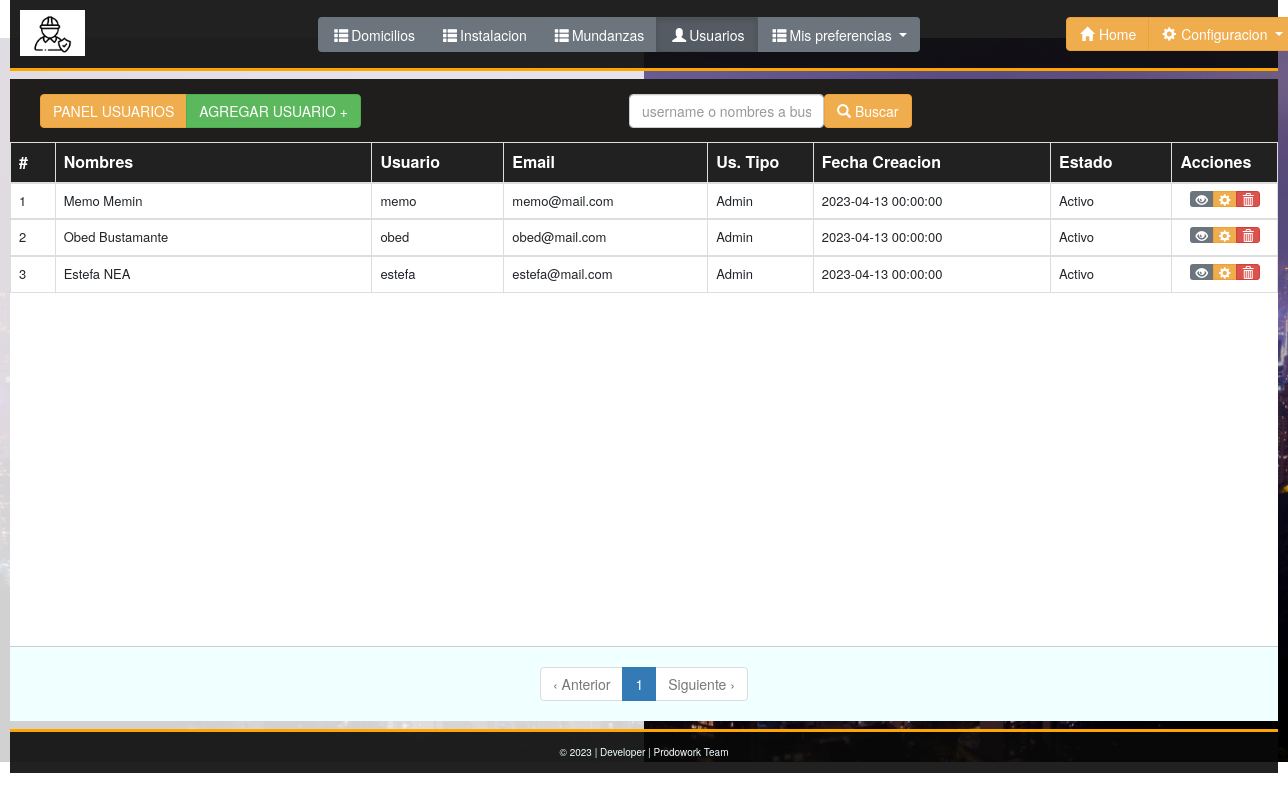
The app's page /users.php (signed in) with its own data.
### tables this page shows
CREATE TABLE IF NOT EXISTS `users` (
  `user_id` int NOT NULL AUTO_INCREMENT COMMENT 'Auto incrementar user_id de cada usuario, índice único',
  `firstname` varchar(20) NOT NULL,
  `lastname` varchar(20) NOT NULL,
  `user_name` varchar(64) NOT NULL COMMENT 'Nombre de usuario, único',
  `user_password_hash` varchar(255) NOT NULL COMMENT 'user''s password in salted and hashed format',
  `user_email` varchar(64) NOT NULL COMMENT 'user''s email, unique',
  `id_tipo` int NOT NULL,
  `date_added` datetime NOT NULL,
  `intentos` int NOT NULL,
  `ultimo_ingreso` datetime DEFAULT NULL,
  `estado` varchar(10) DEFAULT NULL,
  PRIMARY KEY (`user_id`),
  UNIQUE KEY `user_name` (`user_name`),
  UNIQUE KEY `user_email` (`user_email`)
);

### include/paginadousers.php (the view, shortened to what this page needs)
<link rel="stylesheet" href="css/style.css" />
<div class="container-fluid  outer_div" style="padding:0px;">
    <?php
    $sTable = "users";
    $sWhere = "";
    $sWhere .= " order by user_id desc";
    $page = (isset($_REQUEST['page']) && !empty($_REQUEST['page'])) ? $_REQUEST['page'] : 1;
    $per_page = 10;
    $adjacents  = 4;
    $offset = ($page - 1) * $per_page;
    $count_query   = mysqli_query($con, "SELECT count(*) AS numrows FROM $sTable  $sWhere");
    $row = mysqli_fetch_array($count_query);
    $numrows = $row['numrows'];
    $total_pages = ceil($numrows / $per_page);
    $reload = '?.php';
    $sql = "SELECT * FROM  $sTable $sWhere LIMIT $offset,$per_page";
    $query = mysqli_query($con, $sql);
    ?>
    <div class="boxscroll">
        <table class="table table-bordered">
            <tr style="background-color:  rgb(9, 9, 9, 0.9); color:white ;">
                <th>#</th>
                <th class="row col-3">Nombres</th>
                <th>Usuario</th>
                <th>Email</th>
                <th class="row col-1">Us. Tipo</th>
                <th>Fecha Creacion</th>
                <th>Estado</th>
                <th>Acciones</th>
            </tr>
            <?php
            $number = 0;
            if ($result = ($query)) {
                while ($row = mysqli_fetch_array($result)) {
                    $number++;
                    $userid = $row["user_id"];
                    $name = $row["firstname"];
                    $lastname = $row["lastname"];
                    $username = $row["user_name"];
                    $email = $row["user_email"];
                    $tipo = $row["id_tipo"];
                    $dateadd = $row["date_added"];
                    $status = $row["estado"];
                    $passcifred = $row["user_password_hash"];
                    $perfil = "Invalido";
                    if ($tipo == 1) {
                        $perfil = "Admin";
                    }
                    $cargardatos = $userid . "||" . $name . "||" . $lastname . "||" . $username . "||" . $email . "||" . $tipo . "||" . $dateadd . "||" . $status . "||" . $passcifred;
            ?>
                    <tbody id="myTable">
                        <tr>
                            <td><?php echo $number ?></td>
                            <td><?php echo $name . ' ' . $lastname ?></td>
                            <td><?php echo $username ?></td>
                            <td><?php echo $email ?></td>
                            <td><?php echo $perfil ?></td>
                            <td><?php echo $dateadd ?></td>
                            <td><?php echo $status ?></td>
                            <td align="center" style="font-size: 12px; padding:0;" class="col-1">
                                <div class="btn btn-group row">
                                    <button onclick="ver('<?php echo $cargardatos ?>')" type="button" title="Ver Registro" class="btn btn-secondary  btn-xs" data-toggle="modal" data-target="#leeruser">
                                        <span class="glyphicon glyphicon-eye-open"></span></a>
                                        <button onclick="cargardatoseditar('<?php echo $cargardatos ?>')" type="button" title="Editar Registro" class="btn btn-warning btn-xs" data-toggle="modal" data-target="#editarmodal">
                                            <span class="glyphicon glyphicon-cog"></span></button>
                                        <a class="btn btn-danger  btn-xs" title="Eliminar Registro" href="crudusers/eliminaruser.php?id=<?php echo $userid ?>" onclick="return confirmar('Seguro que desea eliminar este registro?!')">
                                            <span class="glyphicon glyphicon-trash"></span></a>
                                </div>
                            </td>
                        </tr>
                    </tbody>
            <?php
                }
            }
            ?>
        </table>
    </div>
    <div class="d-flex justify-content-center" style="background-color:azure; margin:auto; padding:0px; border-top: 1px solid #ccc">
        <?php
        echo paginate($reload, $page, $total_pages, $adjacents);
        ?>
    </div>
</div>

### users.php (shortened to what this page needs)
<html lang="en">
<head>
    <?php
    include('include/header.php');
    ?>
</head>
<body>
    <div class="container-fluid" style="margin: auto; max-width: 100%; max-height:100%; padding: 0 10px;">
        <?php include('include/banner.php'); ?>
        <div class="container-fluid col-11" style="background-color:white; margin: 0; max-width: 100%; max-height: 100%; padding:0; margin-top: 8px;">
            <div class="row container-fluid" style="background-color: rgb(32, 29, 29); padding-top:15px; margin:auto;">
                <div class="col-6 btn-group">
                    <a type="button" class="btn btn-warning" href="?" data-toggle="modal" data-target="#">PANEL USUARIOS</a>
                    <button type="button" class="btn btn-success" data-toggle="modal" data-target="#nuevo">AGREGAR USUARIO +</button>
                </div>
                <form class="form row" method="post">
                    <div class="btn-group">
                        <input class="form-control" required name="PalabraClave" id="q" type="text" placeholder="username o nombres a buscar" onkeyup='load(1);'>
                    </div>
                    <button type="submit" class="btn btn-warning">
                        <span class="glyphicon glyphicon-search"></span> Buscar</button>
                </form>
            </div>
            <?php
            include("ajax/pagination.php");
            include("include/paginadousers.php");
            ?>
        </div>
        <?php include('include/footer.php'); ?>
    </div>
</body>
</html>

### include/header.php (shortened to what this page needs)
<link rel="stylesheet" href="bootstrap4/css/bootstrap.min.css" />
<link rel="stylesheet" href="bootstrap/css/bootstrap.min.css" />
<link rel="stylesheet" href="css/style.css" />
<link href="bootstrap/fonts/glyphicons-halflings-regular.eot" rel="stylesheet">
  <link href="bootstrap/fonts/glyphicons-halflings-regular.svg" rel="stylesheet">
  <link href="bootstrap/fonts/glyphicons-halflings-regular.ttf" rel="stylesheet">
  <link href="bootstrap/fonts/glyphicons-halflings-regular.woff" rel="stylesheet">

### include/banner.php (shortened to what this page needs)
<?php
$rutaimage = "images/iconbann.png";
?>
<div class="container-fluid" style="background-color: rgb(9, 9, 9, 0.9); padding:10px; border-bottom:solid orange 3px;">
      <div class="row">
            <a class="col-1" style="margin:0;" title="Home" href="home.php"> <img src="<?php echo $rutaimage ?>" width="65"> </a>
            <div class="btn-group justify-content-center col" role="group" aria-label="Button group with nested dropdown" style="margin:auto; margin-left:15%;">
                  <a type="button" class="btn btn-secondary" style="color:white;" href="?.php">
                        <span style="padding:3px;" class="glyphicon glyphicon-th-list"></span>Domicilios
                  </a>
                  <a type="button" class="btn btn-secondary" style="color:white;" href="?.php">
                        <span style="padding:3px;" class="glyphicon glyphicon-th-list"></span>Instalacion
                  </a>
                  <a type="button" class="btn btn-secondary" style="color:white;" href="?.php">
                        <span style="padding:3px;" class="glyphicon glyphicon-th-list"></span>Mundanzas
                  </a>
                  <?php
                  if (!isset($_SESSION['loginuser']) || empty($_SESSION['loginuser']) || $_SESSION['rol'] == 1) {
                  ?>
                        <a type="button" class="btn btn-secondary" style="color:white;" href="users.php">
                              <span style="padding:3px;" class="glyphicon glyphicon-user"></span>Usuarios
                        </a>
                  <?php
                  }
                  ?>
                  <div class="btn-group" role="group">
                        <button id="btnGroupDrop1" type="button" class="btn btn-secondary dropdown-toggle" data-toggle="dropdown" aria-haspopup="true" aria-expanded="false">
                              <span style="padding:3px;" class="glyphicon glyphicon-th-list"></span>Mis preferencias
                        </button>
                  </div>
            </div>
            <div class="btn btn-group float-right row col-3" style="margin:0; margin-right:-7%;">
                  <a type="button" title="Home" class="btn btn-warning" style="color:white;" href="home.php">
                        <span style="padding:1px;" class="glyphicon glyphicon-home"></span> Home
                  </a>
                  <div class="btn-group" role="group">
                        <button id="btnGroupDrop1" type="button" class="btn btn-warning dropdown-toggle" data-toggle="dropdown" aria-haspopup="true" aria-expanded="false">
                              <span style="padding:1px;" class="glyphicon glyphicon-cog"></span> Configuracion
                        </button>
                  </div>
            </div>
      </div>
</div>

### ajax/pagination.php (shortened to what this page needs)
<?php
function paginate($reload, $page, $tpages, $adjacents) {
	$prevlabel = "&lsaquo; Anterior";
	$nextlabel = "Siguiente &rsaquo;";
	$out = '<ul class="pagination pagination-large">';
	if($page==1) {
		$out.= "<li class='disabled'><span><a>$prevlabel</a></span></li>";
	} else if($page==2) {
		$out.= "<li><span><a href='javascript:void(0);' onclick='load(1)'>$prevlabel</a></span></li>";
	}else {
		$out.= "<li><span><a href='javascript:void(0);' onclick='load(".($page-1).")'>$prevlabel</a></span></li>";
	}
	$pmin = ($page>$adjacents) ? ($page-$adjacents) : 1;
	$pmax = ($page<($tpages-$adjacents)) ? ($page+$adjacents) : $tpages;
	for($i=$pmin; $i<=$pmax; $i++) {
		if($i==$page) {
			$out.= "<li class='active'><a>$i</a></li>";
		}else if($i==1) {
			$out.= "<li><a href='javascript:void(0);' onclick='load(1)'>$i</a></li>";
		}else {
			$out.= "<li><a href='javascript:void(0);' onclick='load(".$i.")'>$i</a></li>";
		}
	}
	if($page<$tpages) {
		$out.= "<li><span><a href='javascript:void(0);' onclick='load(".($page+1).")'>$nextlabel</a></span></li>";
	}else {
		$out.= "<li class='disabled'><span><a>$nextlabel</a></span></li>";
	}
	$out.= "</ul>";
	return $out;
}
?>

### include/footer.php
<div class="container-fluid" style="background-color: rgb(9, 9, 9, 0.9); padding:15px; border-top:orange 3px solid; margin-top:auto;">
<h3 style="text-align: center;    margin:auto;    color: azure;    font-size:x-small;"> © <?php echo date('Y'); ?> | Developer | Prodowork Team</h3>
</div>

### css/style.css (style rules this page uses)
body { height: 100%; background-repeat: no-repeat; background: url(../images/bgpdw.jpeg) no-repeat center fixed; background-size: 100%; position:auto; }
td { font-size:small; }
.boxscroll { padding:0px; height: 63%; width: auto; overflow-y: scroll; background:white; }

### records on screen
users: firstname "Memo", lastname "Memin", user_name "memo", user_email "memo@mail.com", id_tipo "Admin", date_added "2023-04-13 00:00:00", estado "Activo"
users: firstname "Obed", lastname "Bustamante", user_name "obed", user_email "obed@mail.com", id_tipo "Admin", date_added "2023-04-13 00:00:00", estado "Activo"
users: firstname "Estefa", lastname "NEA", user_name "estefa", user_email "estefa@mail.com", id_tipo "Admin", date_added "2023-04-13 00:00:00", estado "Activo"

### other values on screen
$prevlabel "‹ Anterior"
$nextlabel "Siguiente ›"
